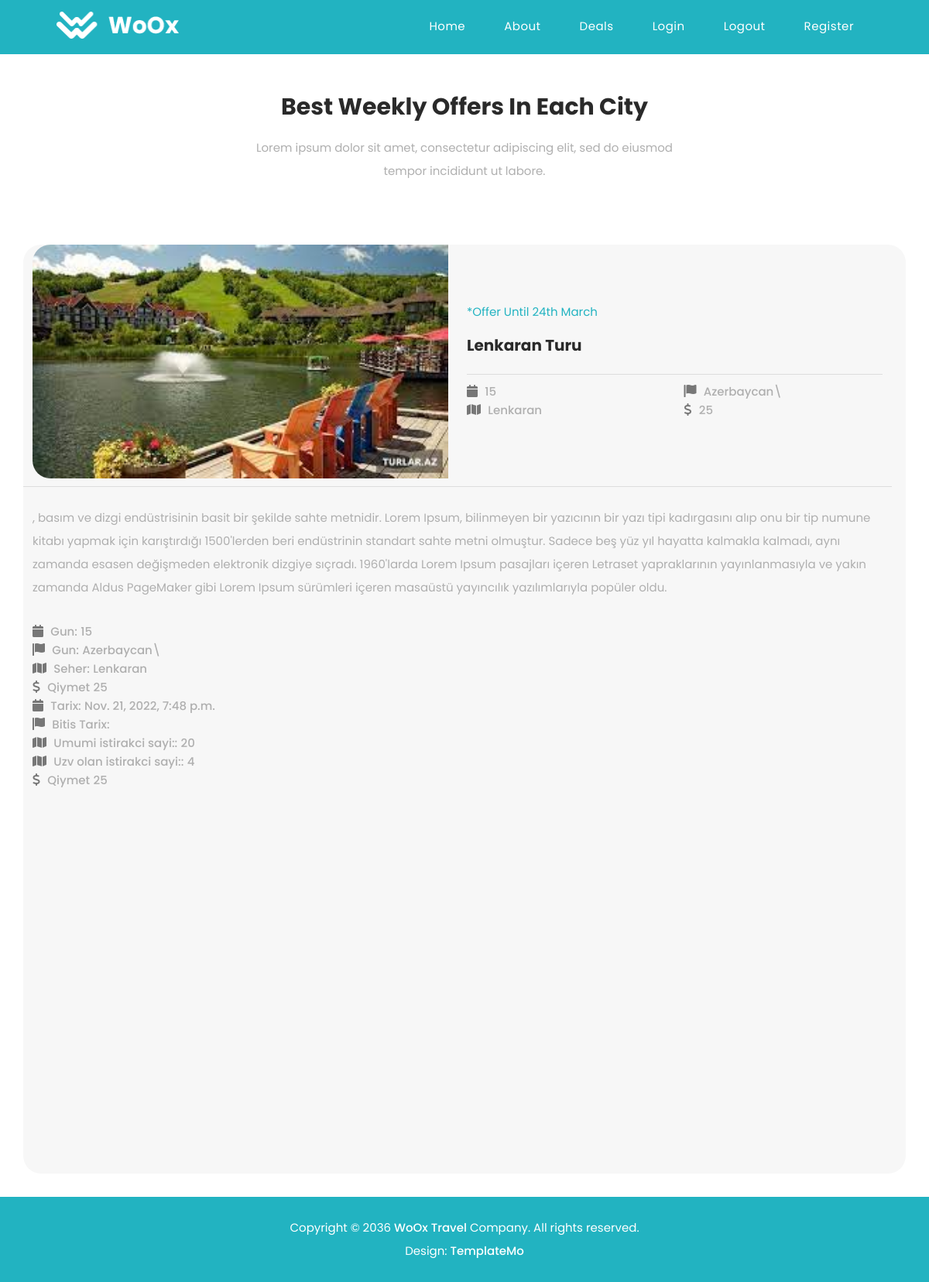
The app's page /travel/5/, older data.
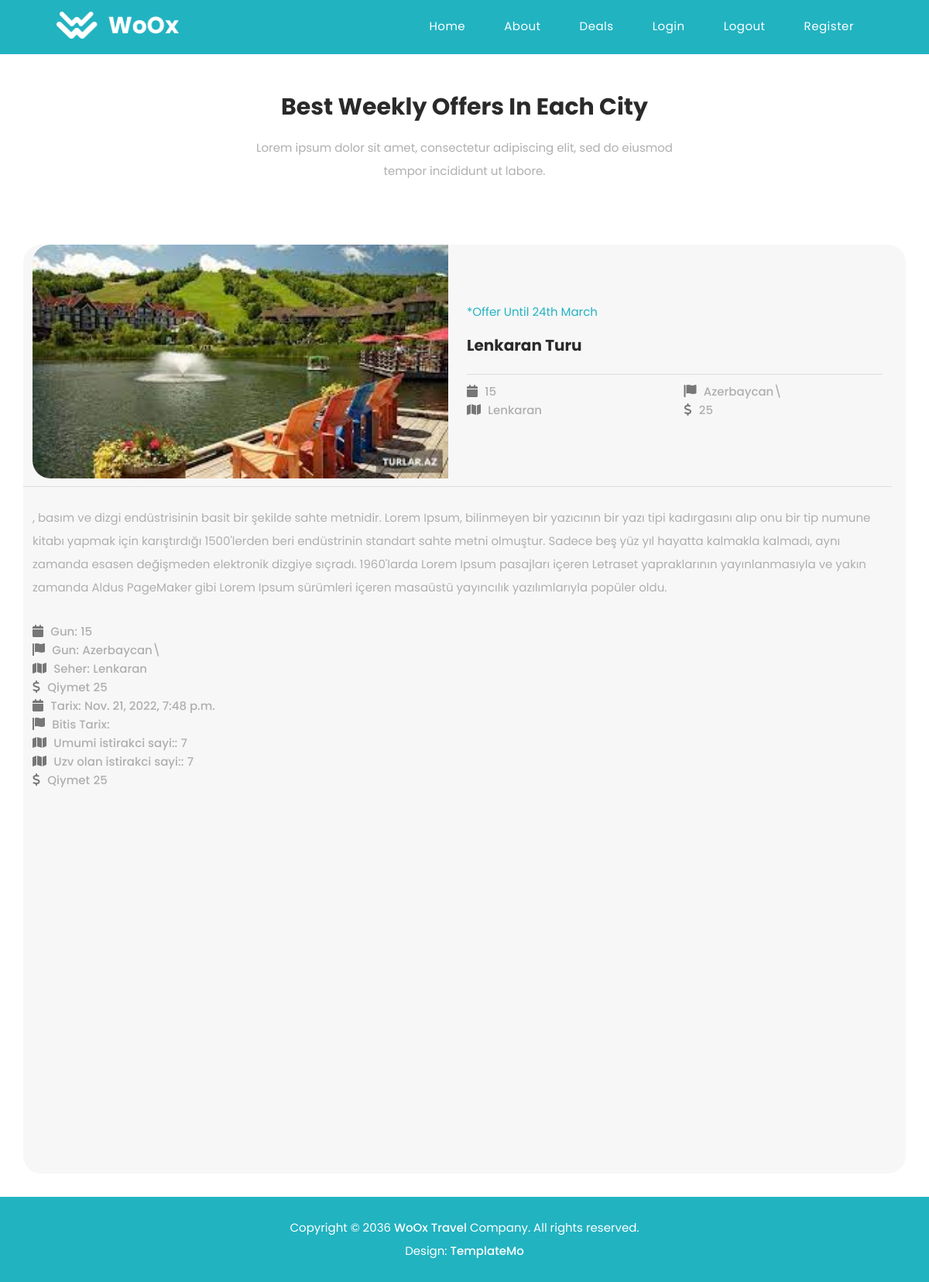
The same page, newer data.
### journey/models.py (models this page shows, shortened)
class Turn(models.Model):
    created_user = models.ForeignKey(User,on_delete = models.CASCADE, related_name='turns')
    name = models.CharField(max_length = 250)
    city = models.ForeignKey(City, on_delete=models.SET_NULL, null=True, blank=True)
    country = models.ForeignKey(Country, on_delete=models.CASCADE, null=True, blank=True)
    description = models.TextField()
    start_date = models.DateTimeField(auto_now_add= False)
    finsh_date = models.DateTimeField(auto_now_add=False)
    img = models.ImageField()
    price = models.IntegerField()
    daysall = models.IntegerField()
    max_person = models.IntegerField()
    persons = models.ManyToManyField(User,related_name="person_turns")
    longitude = models.CharField(max_length=100, null=True, blank=True)
    lattitude = models.CharField(max_length=100, null=True, blank=True)
    slug = models.SlugField(blank=True,unique=True)

class Country(models.Model):
    name = models.CharField(max_length=250)
    def __str__(self):
        return self.name

class City(models.Model):
    name = models.CharField(max_length=250)
    def __str__(self):
        return self.name

### journey/views.py (the view)
# urls.py: path('travel/<int:id>/', views.travel_detail, name="travel_detail"),
def travel_detail(request, id):
    turn = get_object_or_404(Turn, id=id)
    count_person = turn.persons.count()
    persons = turn.persons.filter(id=request.user.id)
    context = {
        'turn': turn,
        'persons':persons,
        'count_person': count_person
    }
    return render(request, 'travel_details.html', context)

### templates/travel_details.html (shortened to what this page needs)
{% extends 'partials/base.html' %}
{%load static%}
{% block content %}
  <div class="amazing-deals">
    <div class="container">
      <div class="row">
        <div class="col-lg-6 offset-lg-3">
          <div class="section-heading text-center">
            <h2>Best Weekly Offers In Each City</h2>
            <p>Lorem ipsum dolor sit amet, consectetur adipiscing elit, sed do eiusmod tempor incididunt ut labore.</p>
          </div>
        </div>
          <div class="item" style="height: 1200px;">
            <div class="row">
              <div class="col-lg-6">
                <div class="image">
                  <img src="{{turn.img.url}}" alt="">
                </div>
              </div>
              <div class="col-lg-6 align-self-center">
                <div class="content">
                  <span class="info">*Offer Until 24th March</span>
                  <h4>{{turn.name}}</h4>
                  <div class="row">
                    <div class="col-6">
                      <i class="fa fa-calendar"></i>
                      <span class="list">{{turn.daysall}}</span>
                    </div><div class="col-6">
                        <i class="fa fa-flag"></i>
                        <span class="list">{{turn.country}}</span>
                      </div>
                    <div class="col-6">
                      <i class="fa fa-map"></i>
                      <span class="list">{{turn.city}}</span>
                    </div>
                    <div class="col-6">
                        <i class="fa fa-usd"></i>
                        <span class="list">{{turn.price}}</span>
                      </div>
                  </div>
                </div>
            </div>
            <p>{{turn.description}}</p>
            <div class="row">
                       <div class="col-8">
                  <i class="fa fa-calendar"></i>
                  <span class="list">Gun:</span>
                  <span class="list">{{turn.daysall}}</span>
                </div><div class="col-12">
                    <i class="fa fa-flag"></i>
                    <span class="list">Gun:</span>
                    <span class="list">{{turn.country}}</span>
                  </div>
                <div class="col-12">
                  <i class="fa fa-map"></i>
                  <span class="list">Seher:</span>
                  <span class="list">{{turn.city}}</span>
                </div>
                <div class="col-12">
                    <i class="fa fa-usd"></i>
                    <span class="list">Qiymet</span>
                    <span class="list">{{turn.price}}</span>
                  </div>
              </div>
              <div class="col-16">
                <i class="fa fa-calendar"></i>
                <span class="list">Tarix:</span>
                <span class="list">{{turn.start_date}}</span>
              </div><div class="col-12">
                  <i class="fa fa-flag"></i>
                  <span class="list">Bitis Tarix:</span>
                </div>
              <div class="col-12">
                <i class="fa fa-map"></i>
                <span class="list">Umumi istirakci sayi::</span>
                <span class="list">{{turn.max_person}}</span>
              </div>
              <div class="col-12">
                <i class="fa fa-map"></i>
                <span class="list">Uzv olan istirakci sayi::</span>
                <span class="list">{{count_person}}</span>
              </div>
              <div class="col-12">
                  <i class="fa fa-usd"></i>
                  <span class="list">Qiymet</span>
                  <span class="list">{{turn.price}}</span>
                </div>
            </div>
            </div>
          </div>
    </div>
  </div>
{% endblock %}

### templates/partials/base.html (shortened to what this page needs)
{%load static%}
<!DOCTYPE html>
<html lang="en">
  <head>
    <link href="{% static 'vendor/bootstrap/css/bootstrap.min.css' %}" rel="stylesheet">
    <link rel="stylesheet" href="{% static 'assets/css/fontawesome.css' %}">
    <link rel="stylesheet" href="{% static 'assets/css/templatemo-woox-travel.css' %}">
    <link rel="stylesheet" href="{% static 'assets/css/owl.css' %}">
    <link rel="stylesheet" href="{% static 'assets/css/animate.css' %}">
    <link rel="stylesheet"href="https://unpkg.com/swiper@7/swiper-bundle.min.css' %}"/>
  </head>
<body>
  <header class="header-area header-sticky">
    <div class="container">
        <div class="row">
            <div class="col-12">
                <nav class="main-nav">
                    <a href="index.html" class="logo">
                        <img src="{% static 'assets/images/logo.png' %}" alt="">
                    </a>
                    <ul class="nav">
                        <li><a href="{% url 'index'%}" class="{% if '/' == request.path %} active {% endif %}">Home</a></li>
                        <li><a href="{% url 'about'%}" class="{% if 'about' in request.path %} active {% endif %}">About</a></li>
                        <li><a href="{% url  'deals'%}" class="{% if 'deals' in request.path %} active {% endif %}">Deals</a></li>
                        <li><a href="{% url 'loginn'%}" class="{% if 'login' in request.path %} active {% endif %}">Login</a></li>
                        <li><a href="{% url 'logout'%}" >Logout</a></li>
                        <li><a href="{% url 'registerr'%}" class="{% if 'registerr' in request.path %} active {% endif %}">Register</a></li>
                    </ul>
                </nav>
            </div>
        </div>
    </div>
  </header>
    {% block content %}
    {% endblock %}
    <footer>
      <div class="container">
        <div class="row">
          <div class="col-lg-12">
            <p>Copyright © 2036 <a href="#">WoOx Travel</a> Company. All rights reserved.
            <br>Design: <a href="https://templatemo.com" target="_blank" title="free CSS templates">TemplateMo</a></p>
          </div>
        </div>
      </div>
    </footer>
      </body>
    </html>

### static/assets/css/templatemo-woox-travel.css (style rules this page uses)
html, body, div, span, applet, object, iframe, h1, h2, h3, h4, h5, h6, p, blockquote, div pre, a, abbr, acronym, address, big, cite, code, del, dfn, em, font, img, ins, kbd, q, s, samp, small, strike, strong, sub, sup, tt, var, b, u, i, center, dl, dt, dd, ol, ul, li, figure, header, nav, section, article, aside, footer, figcaption { margin: 0; padding: 0; border: 0; outline: 0; }
ul, li { padding: 0; margin: 0; list-style: none; }
header, nav, section, article, aside, footer, hgroup { display: block; }
* { box-sizing: border-box; }
html, body { font-family: 'Poppins', sans-serif; font-weight: 400; background-color: #fff; font-size: 16px; -ms-text-size-adjust: 100%; -webkit-font-smoothing: antialiased; -moz-osx-font-smoothing: grayscale; }
a { color: #22b3c1; text-decoration: none !important; }
h1, h2, h3, h4, h5, h6 { margin-top: 0px; margin-bottom: 0px; color: #2a2a2a; font-weight: 700; }
ul { margin-bottom: 0px; }
p { font-size: 15px; line-height: 30px; color: #afafaf; }
img { width: 100%; overflow: hidden; }
html, body { background: #fff; font-family: 'Poppins', sans-serif; }
.section-heading { position: relative; z-index: 2; margin-top: 0px; margin-bottom: 80px; text-align: left; }
.section-heading h2 { margin-top: 0px; margin-bottom: 20px; line-height: 36px; font-size: 30px; font-weight: 700; text-transform: capitalize; color: #2a2a2a; }
.header-area { background-color: #22b3c1; position: absolute; height: 70px; top: 0; left: 0; right: 0; z-index: 100; -webkit-transition: all .5s ease 0s; -moz-transition: all .5s ease 0s; -o-transition: all .5s ease 0s; transition: all .5s ease 0s; }
.header-area .main-nav { background: transparent; display: flex; padding: 0px 30px; }
.header-area .main-nav .logo { flex-basis: 30%; -webkit-transition: all 0.3s ease 0s; -moz-transition: all 0.3s ease 0s; -o-transition: all 0.3s ease 0s; transition: all 0.3s ease 0s; }
.header-area .main-nav .logo img { width: 159px; margin-top: 15px; }
.header-area .main-nav .nav { flex-basis: 70%; justify-content: flex-end; vertical-align: middle; margin-top: 15px; margin-right: 0px; -webkit-transition: all 0.3s ease 0s; -moz-transition: all 0.3s ease 0s; -o-transition: all 0.3s ease 0s; transition: all 0.3s ease 0s; position: relative; z-index: 999; }
.header-area .main-nav .nav li { padding-left: 10px; padding-right: 10px; }
.header-area .main-nav .nav li a { display: block; font-weight: 400; font-size: 15px; text-transform: capitalize; color: #fff; -webkit-transition: all 0.3s ease 0s; -moz-transition: all 0.3s ease 0s; -o-transition: all 0.3s ease 0s; transition: all 0.3s ease 0s; border: transparent; padding: 8px 15px; position: relative; border-radius: 18px; letter-spacing: 0.5px; }
.header-area.header-sticky { min-height: 70px; }
@media (max-width: 1200px) { .header-area .main-nav .nav li { padding-left: 10px; padding-right: 10px; } }
@media (max-width: 1200px) { .header-area .main-nav:before { display: none; } }
footer { background-color: #22b3c1; text-align: center; padding: 25px 0px; }
footer p { color: #fff; }
footer p a { color: #fff; font-weight: 500; transition: all .3s; }
.amazing-deals { margin-top: 120px; }
.amazing-deals .item .image { border-top-left-radius: 23px; border-bottom-left-radius: 23px; overflow: hidden; }
.amazing-deals .item { background-color: #f7f7f7; border-radius: 23px; padding-right: 30px; margin-bottom: 30px; }
.amazing-deals .item span.info { color: #22b3c1; font-size: 15px; margin-bottom: 20px; display: block; }
.amazing-deals .item h4 { font-size: 20px; font-weight: 700; padding-bottom: 25px; margin-bottom: 10px; border-bottom: 1px solid #ddd; }
.amazing-deals .item i { color: #777; margin-right: 5px; }
.amazing-deals .item span.list { font-size: 15px; color: #afafaf; font-weight: 500; }
.amazing-deals .item .content { padding: 30px 0px; }
.amazing-deals .item p { padding-top: 25px; margin-top: 10px; border-top: 1px solid #ddd; margin-bottom: 30px; }
body { overflow-x: hidden; }

Row changes from the older to the newer data that the page shows:
changed Turn "Lenkaran Turu": max_person "20" → "7"
Text that changed along with them:
{{ count_person }}: "4" → "7"
